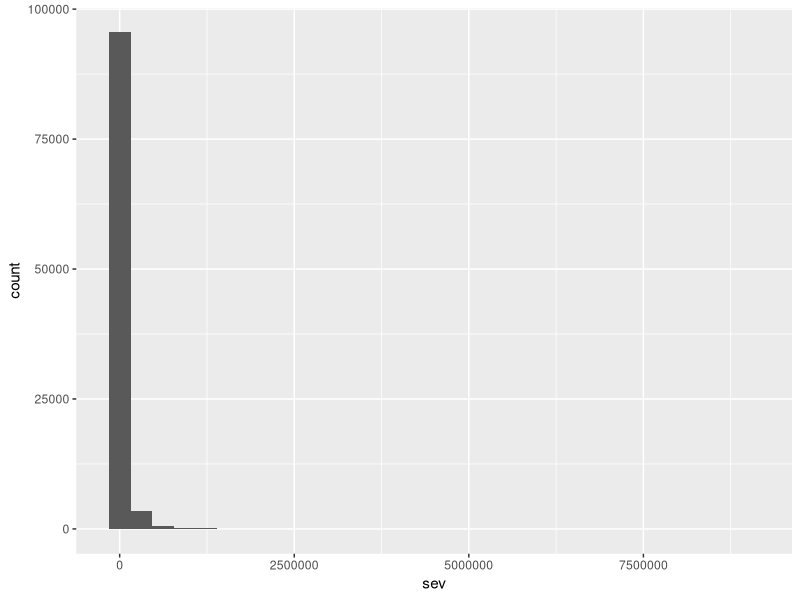

Write R code to recreate this figure.
## ---- chunk 1
knitr::opts_chunk$set(
	echo = TRUE,
	message = FALSE,
	warning = FALSE
)
## ---- chunk 2
set.seed(101)
## ---- chunk 3
lamda<- 1000*0.1
freq<- rpois(n=1,lambda = lamda)
freq
## ---- chunk 4
s<- rlnorm(n=freq,meanlog = 9,sdlog = 1.75)
s
## ---- chunk 5
n<-1000

## ---- chunk 6

freq<-rpois(n=n,lambda = lamda)

## ---- chunk 7
obs<-purrr::map(freq,function(freq)rlnorm(n=freq,meanlog = 9,sdlog = 1.75))
## ---- chunk 8
library(dplyr)
i<-0
obs<- purrr::map(obs,function(sev){
  i=i+1
  data.frame(
    ob=i,
    sev=sev
  )
})

obs<- dplyr::bind_rows(obs)
kableExtra::kbl(head(obs,5))



## ---- chunk 9

library(ggplot2)

obs %>%
  ggplot()+
  aes(sev)+
  geom_histogram()

## ---- chunk 10

summary(obs$sev)
